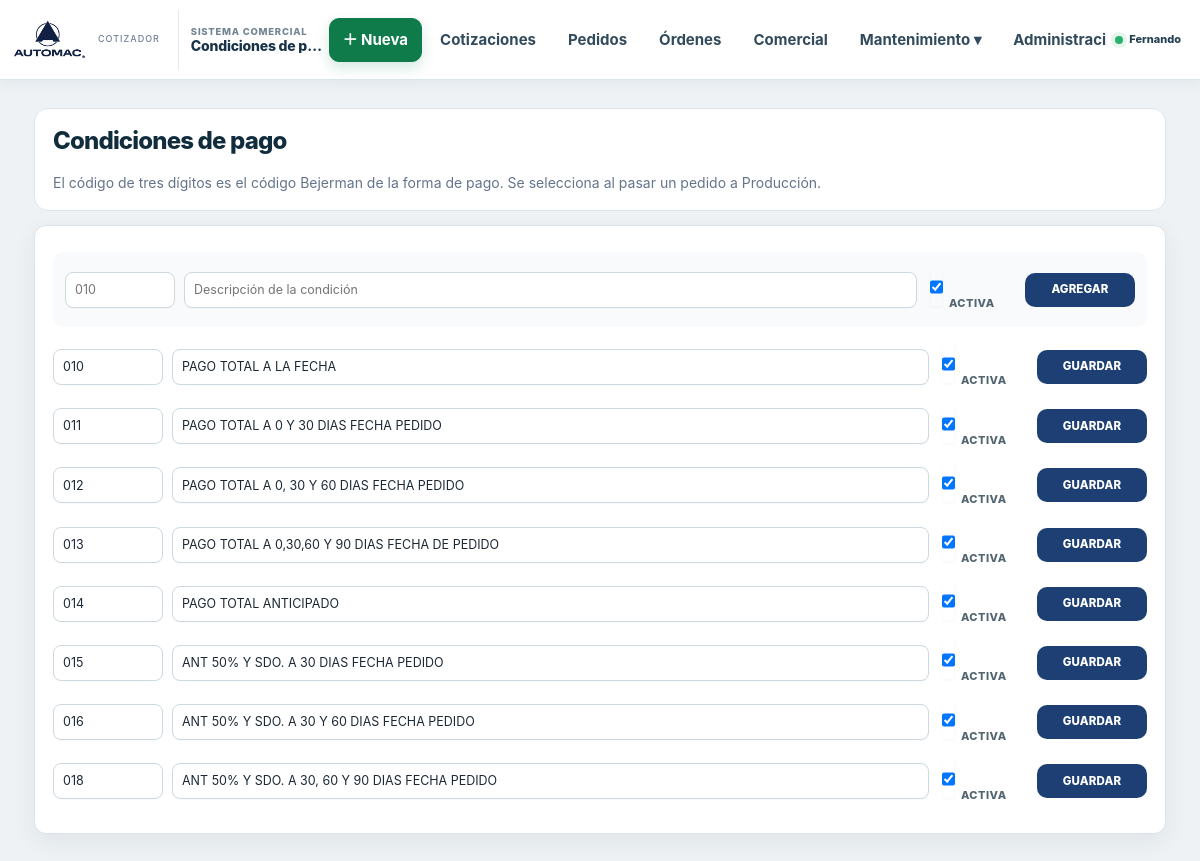
The app's page /mantenimiento_condiciones_pago.php (signed in) with its own data.
### tables this page shows
CREATE TABLE `condiciones_pago` (
  `condicion_pago_id` int(10) UNSIGNED NOT NULL,
  `codigo_bejerman` char(3) NOT NULL,
  `descripcion` varchar(160) NOT NULL,
  `activo` tinyint(1) NOT NULL DEFAULT 1
);

### mantenimiento_condiciones_pago.php (the view, shortened to what this page needs)
<?php
require_once 'conexion.php';
function cpE($v){return htmlspecialchars((string)$v,ENT_QUOTES,'UTF-8');}
$filas=$conexion->query('SELECT * FROM condiciones_pago ORDER BY codigo_bejerman');
?><!doctype html><html lang="es"><head><meta charset="utf-8"><meta name="viewport" content="width=device-width,initial-scale=1"><title>Condiciones de pago</title><link rel="stylesheet" href="automac-ui.css"></head><body><?php require 'menu.php';?><main class="wrap"><section class="hero"><h1>Condiciones de pago</h1><p>El código de tres dígitos es el código Bejerman de la forma de pago. Se selecciona al pasar un pedido a Producción.</p></section><section class="card"><form method="post" class="row new"><input name="codigo" placeholder="010" maxlength="3" required><input name="descripcion" placeholder="Descripción de la condición" required><label><input type="checkbox" name="activo" checked> Activa</label><button class="btn">AGREGAR</button></form><?php if($filas):while($x=$filas->fetch_assoc()):?><form method="post" class="row"><input name="codigo" maxlength="3" value="<?=cpE($x['codigo_bejerman'])?>" required><input name="descripcion" value="<?=cpE($x['descripcion'])?>" required><label><input type="checkbox" name="activo"<?=$x['activo']?' checked':''?>> Activa</label><button class="btn">GUARDAR</button></form><?php endwhile;endif;?></section></main></body></html>

### cotizador-v15.css (style rules this page uses)
html { --v15-top:80px!important; --v15-nav:68px!important; }

### mantenimiento_condiciones_pago.php (style rules this page uses)
.wrap { max-width:1200px;margin:20px auto;padding:0 18px 60px }
.hero,.card { background:#fff;border:1px solid #dde5ea;border-radius:14px;padding:18px;margin-bottom:14px }
.hero h1 { margin:0 0 6px }
.hero p { margin:0;color:#64748b }
.row { display:grid;grid-template-columns:110px 1fr 90px 110px;gap:9px;align-items:center;margin:8px 0 }
.btn { border:0;border-radius:8px;padding:9px 12px;background:#0d6efd;color:#fff;font-weight:800;cursor:pointer }
.new { background:#f8fafc;padding:12px;border-radius:10px;margin-bottom:14px }

### records on screen
condiciones_pago: codigo "010", descripcion "PAGO TOTAL A LA FECHA", activo "☑"
condiciones_pago: codigo "011", descripcion "PAGO TOTAL A 0 Y 30 DIAS FECHA PEDIDO", activo "☑"
condiciones_pago: codigo "012", descripcion "PAGO TOTAL A 0, 30 Y 60 DIAS FECHA PEDIDO", activo "☑"
condiciones_pago: codigo "013", descripcion "PAGO TOTAL A 0,30,60 Y 90 DIAS FECHA DE PEDIDO", activo "☑"
condiciones_pago: codigo "014", descripcion "PAGO TOTAL ANTICIPADO", activo "☑"
condiciones_pago: codigo "015", descripcion "ANT 50% Y SDO. A 30 DIAS FECHA PEDIDO", activo "☑"
condiciones_pago: codigo "016", descripcion "ANT 50% Y SDO. A 30 Y 60 DIAS FECHA PEDIDO", activo "☑"
condiciones_pago: codigo "018", descripcion "ANT 50% Y SDO. A 30, 60 Y 90 DIAS FECHA PEDIDO", activo "☑"

### other values on screen
$tituloPaginaMenu "Condiciones de p…"
$nombreUsuarioMenu "Fernando"
